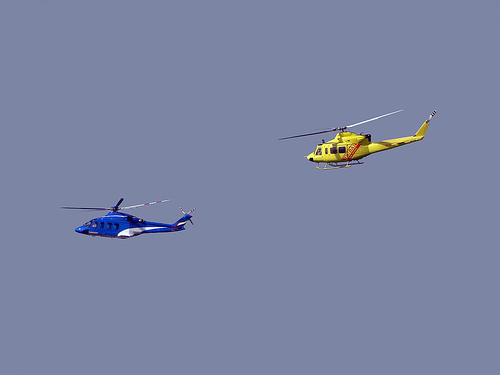
//> input picture coptor.jpg, 500 x 375 px
$ ./main   (built with g++ and OpenCV 4)
//> lines starting //> are read from the running program, lines starting //| are printed output that depends on the picture; after the words box and inside, x2 and y2 are one past the last pixel; in counts of white or black regions, pixels touching at a corner belong together
### orientation_map.hpp
#ifndef ORIENTATION_MAP_HPP_INCLUDED
#define ORIENTATION_MAP_HPP_INCLUDED

#include <opencv2/core/core.hpp>
#include <opencv2/imgproc/imgproc.hpp>
#include <opencv2/highgui/highgui.hpp>
#include <iostream>

using namespace cv;
vector<Mat> getGaborImages(Mat img, int kernelSize);

Mat getAggOrientationMap(Mat intensityImage);

#endif // ORIENTATION_MAP_HPP_INCLUDED

### intensity_map.hpp
#ifndef INTENSITYMAP_HPP_INCLUDED
#define INTENSITYMAP_HPP_INCLUDED

#include <opencv2/core/core.hpp>
#include <opencv2/imgproc/imgproc.hpp>
#include <opencv2/highgui/highgui.hpp>
#include <iostream>
#include <stdlib.h>

#include <stdio.h>
using namespace cv;

Mat findIntensityImage(cv::Mat rgbImage);
vector<Mat> intFeatureMaps(vector<Mat> intPyr);
Mat findAggIntMap(Mat intensityImage);

#endif // INTENSITYMAP_HPP_INCLUDED

### common_utils.hpp
#ifndef COMMON_UTILS_HPP_INCLUDED
#define COMMON_UTILS_HPP_INCLUDED

#include <opencv2/core/core.hpp>
#include <opencv2/imgproc/imgproc.hpp>
#include <opencv2/highgui/highgui.hpp>
#include <iostream>

using namespace cv;
long timestamp();
vector<Mat> getPyramid(cv::Mat image, int level);

Mat aggregateFeatureMap(vector<Mat> featureMap);

#endif // UTILS_HPP_INCLUDED

### colorMap.hpp
#ifndef COLORMAP_HPP_INCLUDED
#define COLORMAP_HPP_INCLUDED

#include <opencv2/core/core.hpp>
#include <opencv2/imgproc/imgproc.hpp>
#include <opencv2/highgui/highgui.hpp>
#include <iostream>
using namespace cv;
Mat normalizeRgbImage(Mat rgbImg, Mat intImg);
vector<Mat> createColorChanels(Mat img);
vector<Mat> colorFeatureMap(vector<Mat> rgbyCh);
Mat findAggColorMap(Mat testImg, Mat intensityImage);

#endif // COLORMAP_HPP_INCLUDED

### orientation_map.cpp
/*
 * Author: Gopalakrishna Hegde and team (A2Zed)
 * Date: 8 Oct 2014
 *
 *
 */


#include "orientation_map.hpp"
#include "intensity_map.hpp"
#include "common_utils.hpp"
//#define ORIENTATION_DEBUG

// Returns 0,45,90,135 deg rotated and filtered images.
vector<Mat> getGaborImages(Mat img, int kernelSize)
{
    double sigma = 3;
    double lambda = CV_PI;
    double gamma = 1;
    double psi = 0;
    vector<Mat> gaborImg(4);
    Mat dst;

    Mat kernel = getGaborKernel(Size(kernelSize, kernelSize), sigma, 0, lambda, gamma, psi, CV_32F);
    filter2D(img, dst, -1, kernel);
    gaborImg[0] = dst;

    kernel = getGaborKernel(Size(kernelSize, kernelSize), sigma, CV_PI/4, lambda, gamma, psi, CV_32F);
    filter2D(img, dst, -1, kernel);
    gaborImg[1] = dst;

    kernel = getGaborKernel(Size(kernelSize, kernelSize), sigma, CV_PI/2, lambda, gamma, psi, CV_32F);
    filter2D(img, dst, -1, kernel);
    gaborImg[2] = dst;

    kernel = getGaborKernel(Size(kernelSize, kernelSize), sigma, (3*CV_PI)/4, lambda, gamma, psi, CV_32F);
    filter2D(img, dst, -1, kernel);
    gaborImg[3] = dst;
#ifdef ORIENTATION_DEBUG
    namedWindow( "img45", CV_WINDOW_AUTOSIZE );
    imshow( "img45", gaborImg[1]);
#endif // ORIENTATION_DEBUG


    return gaborImg;


}

// find the final orientation map.
// TODO: Normalization of all maps before finding final map.
Mat getAggOrientationMap(Mat intensityImage)
{
    vector<Mat> gaborImg = getGaborImages(intensityImage, 5);

    vector<Mat> gaborPyr0(9);
    vector<Mat> gaborPyr45(9);
    vector<Mat> gaborPyr90(9);
    vector<Mat> gaborPyr135(9);

    vector<Mat> orMap0(6);
    vector<Mat> orMap45(6);
    vector<Mat> orMap90(6);
    vector<Mat> orMap135(6);

    vector<Mat> orMap(24);

    // First find the gabor pyramid
    gaborPyr0 = getPyramid(gaborImg[0], 9);
    gaborPyr45 = getPyramid(gaborImg[1], 9);
    gaborPyr90 = getPyramid(gaborImg[2], 9);
    gaborPyr135 = getPyramid(gaborImg[3], 9);

    orMap0 = intFeatureMaps(gaborPyr0);
    orMap45 = intFeatureMaps(gaborPyr45);
    orMap90 = intFeatureMaps(gaborPyr90);
    orMap135 = intFeatureMaps(gaborPyr135);

    Mat aggMap0 = aggregateFeatureMap(orMap0);
    Mat aggMap45 = aggregateFeatureMap(orMap45);
    Mat aggMap90 = aggregateFeatureMap(orMap90);
    Mat aggMap135 = aggregateFeatureMap(orMap135);

    Mat tmpAgg1, tmpAgg2, orAggMap;
    add(aggMap0, aggMap45, tmpAgg1);
    add(aggMap90, aggMap135, tmpAgg2);

    add(tmpAgg1, tmpAgg2, orAggMap);
#ifdef ORIENTATION_DEBUG
    namedWindow("aggOrMap", CV_WINDOW_AUTOSIZE);
    imshow("aggOrMap", orAggMap);
#endif //ORIENTATION_DEBUG
    return orAggMap;


}

### intensity_map.cpp
/*
 * Author: Gopalakrishna Hegde and team (A2Zed)
 * Date: 8 Oct 2014
 *
 *
 */


#include "intensity_map.hpp"
#include "common_utils.hpp"
//#define INT_DEBUG

// API to find the intensity image from rgb image.
Mat findIntensityImage(cv::Mat rgbImage)
{
	vector<Mat> rgb;
	split(rgbImage, rgb);

	Mat intensityImage = (rgb[0] + rgb[1] + rgb[2])/3;
	return intensityImage;

#ifdef INT_DEBUG
    namedWindow( "Intensity Image", CV_WINDOW_AUTOSIZE );
    imshow( "Intensity Image", intensityImage );
#endif // INT_DEBUG
}

// Find the intensity/orientation 6 feature maps
// TODO: move this API to common_utils
vector<Mat> intFeatureMaps(vector<Mat> intPyr)
{
	int c, s, delta, up;
	vector<Mat> intMap(6);
	Mat tmp,dst;

	std::cout << "feature map calculation \n";
	for (c = 2; c <= 4; c++)
	{
		for(delta = 3;delta <= 4;delta++)
		{
			// Scale up
			tmp = intPyr[c + delta];
			for (up = 1; up <= delta; up++)
			{
                pyrUp( tmp, dst, Size( tmp.cols*2, tmp.rows*2 ));
				tmp = dst;
			}
			// Size of images should be same for subtraction
			// scuuessive scale down and scale up ulters the size if the size if not power of 2
			if (intPyr[c].size() != dst.size())
			{
                // Opencv rounds up the size to upper value if the size is odd while scaling down
                // Hence we discard the extra row/col while subtracting
                intMap[2*c + delta-7] = intPyr[c] - dst(Range(0,intPyr[c].rows), Range(0, intPyr[c].cols));
                std::cout << "image size mismatch; need to throw few rows and cols\n" ;
            }
            else
            {
                intMap[2*c+ delta-7] = intPyr[c] - dst;
            }
		}
	}
#ifdef INT_DEBUG
	namedWindow( "map_2_5", CV_WINDOW_AUTOSIZE );
    imshow( "map_2_5", intMap[0]);

    namedWindow( "map_3_6", CV_WINDOW_AUTOSIZE );
    imshow( "map_3_6", intMap[2]);

    namedWindow( "map_4_7", CV_WINDOW_AUTOSIZE );
    imshow( "map_4_7", intMap[4]);
#endif // INT_DEBUG

	return intMap;
}
// Find the final aggregate intensity map at level 4
Mat findAggIntMap(Mat intensityImage)
{
    vector<Mat> intPyramid;
    vector<Mat> intMaps;
    Mat aggMap;

    // Find the intensity pyramid
    intPyramid = getPyramid(intensityImage, 9);
    // calculate intensity feature maps
    intMaps = intFeatureMaps(intPyramid);
    // TODO: Normalization has to be done !!!
    // find the aggregate feature map
    aggMap = aggregateFeatureMap(intMaps);
#ifdef INT_DEBUG
    namedWindow( "Agg int map", CV_WINDOW_AUTOSIZE );
    imshow( "Agg int map", aggMap);
#endif // INT_DEBUG
    return aggMap;
}

### common_utils.cpp
/*
 * Author: Gopalakrishna Hegde and team (A2Zed)
 * Date: 8 Oct 2014
 *
 *
 */

#include "common_utils.hpp"
#include <sys/time.h>

// Utility to measure run time
// runtime = end timestamp - start timestamp (in microsec)
long timestamp()
{
	struct timeval current_time;
	gettimeofday(&current_time, NULL);
	return (current_time.tv_sec * 1000000 + current_time.tv_usec);
}

// API that returns gaussian pyramid of given level
vector<Mat> getPyramid(cv::Mat image, int level)
{
	vector<Mat> intPyramid;
	buildPyramid(image, intPyramid, level, BORDER_DEFAULT);
	return intPyramid;
}


// Find combined feature map at level 4.
Mat aggregateFeatureMap(vector<Mat> featureMap)
{
    Mat aggMap, tmp,dst;
    int c, delta, down;

    // add maps at level 4.. featureMap[4] and [5] stores these maps
    cv::add(featureMap[4] ,featureMap[5], aggMap); // saturate add

    for (c = 2;c <= 3; c++)
    {
        for (delta = 3; delta <= 4; delta++)
        {
            tmp = featureMap[2*c + delta - 7]; // I(2,5) is stored on Map[0]
            for (down = 1; down <= 4 - c; down++)
            {
                pyrDown(tmp, dst);
                tmp = dst;
            }
            if ( aggMap.size() == dst.size())
            {
                 cv::add(aggMap, dst, aggMap);
            }
            else
            {
                cv::add(aggMap, dst(Range(0, aggMap.rows), Range(0, aggMap.cols)), aggMap);
            }
        }
    }
    return aggMap;
}

### colorMap.cpp
/*
 * Author: Gopalakrishna Hegde and team (A2Zed)
 * Date: 8 Oct 2014
 *
 *
 */


#include "colorMap.hpp"
#include "common_utils.hpp"
//#define COLOR_DEBUG

// Normalize the color image based on intensity image
Mat normalizeRgbImage(Mat rgbImg, Mat intImg)
{

    double maxIntensity;
    int row, col;
    Mat tmpImg = rgbImg;
    // Find the max intensity in the intensity image.
    cv::minMaxLoc(intImg, NULL, &maxIntensity, NULL, NULL);

    Vec3b zero(0,0,0);

    if (tmpImg.size() != intImg.size())
    {
        std::cout << "Image size mismatch";
        exit(0);
    }
    // Normalization of all channels
    // Pixels are normalized only if the corresponding pixel in the intensity image is more than 10% of max intensity
    for (row = 0; row < rgbImg.rows; row++)
    {
        for (col= 0; col < rgbImg.cols; col++)
        {

            if (intImg.at<uchar>(row, col) >= (0.1* maxIntensity))
            {
                tmpImg.at<Vec3b>(row, col)[0] = saturate_cast<uchar>( (UINT8_MAX *tmpImg.at<Vec3b>(row, col)[0])/maxIntensity );
                tmpImg.at<Vec3b>(row, col)[1] = saturate_cast<uchar>( (UINT8_MAX *tmpImg.at<Vec3b>(row, col)[1])/maxIntensity );
                tmpImg.at<Vec3b>(row, col)[2] = saturate_cast<uchar>( (UINT8_MAX *tmpImg.at<Vec3b>(row, col)[2])/maxIntensity );
            }
            else
            {
                tmpImg.at<Vec3b>(row,col) = zero;
            }
        }
    }
#ifdef COLOR_DEBUG
    namedWindow( "norm image", CV_WINDOW_AUTOSIZE );
    imshow( "norm image", tmpImg);
#endif // COLOR_DEBUG
    return tmpImg;

}

// API to create R, G, B , Y color channels
vector<Mat> createColorChanels(Mat img) // Working
{
    vector<Mat> colorCh(4);
    vector<Mat> chanels;

    split(img, chanels);
    colorCh[0] = chanels[2] - ((chanels[1] + chanels[0])/2); // R channel
    colorCh[1] = chanels[1] - ((chanels[0] + chanels[2])/2); // G channel
    colorCh[2] = chanels[0] - ((chanels[0] + chanels[1])/2); // B channel
    // TODO: set -ve values in Y channel to 0
    colorCh[3] = (((chanels[2] + chanels[1])/2) - abs(chanels[2] - chanels[1])/2 - chanels[0]); // Y channel
    threshold(colorCh[3], colorCh[3],0,UINT8_MAX,THRESH_TOZERO);
#ifdef COLOR_DEBUG
    namedWindow( "R ch", CV_WINDOW_AUTOSIZE );
    imshow( "R ch", colorCh[0]);

    namedWindow( "G ch", CV_WINDOW_AUTOSIZE );
    imshow( "G ch", colorCh[1]);

    namedWindow( "B ch", CV_WINDOW_AUTOSIZE );
    imshow( "B ch", colorCh[2]);

    namedWindow( "Y ch", CV_WINDOW_AUTOSIZE );
    imshow( "Y ch", colorCh[3]);
#endif // COLOR_DEBUG

    return colorCh;
}

// API to find 12 color maps
vector<Mat> colorFeatureMap(vector<Mat> rgbyCh)
{
    int c, delta, up;
    vector<Mat> colorMap(12); // first 6 -> RG maps next 6 BY maps
    vector<Mat> rPyr(9);
    vector<Mat> gPyr(9);
    vector<Mat> bPyr(9);
    vector<Mat> yPyr(9);

    // Find pyramids of color channels
    rPyr = getPyramid(rgbyCh[0], 9);
    gPyr = getPyramid(rgbyCh[1], 9);
    bPyr = getPyramid(rgbyCh[2], 9);
    yPyr = getPyramid(rgbyCh[3], 9);

    Mat tmpRG, tmpBY, dstRG, dstBY;

    for (c = 2; c <= 4; c++)
	{
		for(delta = 3;delta <= 4;delta++)
		{
			// Scale up
			//tmp = intPyr[c + delta];
			tmpRG = gPyr[c + delta] - rPyr[c + delta];
			tmpBY = yPyr[c + delta] - bPyr[c + delta];
			for (up = 1; up <= delta; up++)
			{
                pyrUp( tmpRG, dstRG, Size( tmpRG.cols*2, tmpRG.rows*2 ));
				tmpRG = dstRG;
				pyrUp( tmpBY, dstBY, Size( tmpBY.cols*2, tmpBY.rows*2 ));
				tmpBY = dstBY;
			}
			// Size of images should be same for subtraction
			// scuuessive scale down and scale up ulters the size if the size if not power of 2
			if (rPyr[c].size() != dstRG.size())
			{
                // Opencv rounds up the size to upper value if the size is odd while scaling down
                // Hence we discard the extra row/col while subtracting
				// C(2,5) is stored in colorMap[0] and so on.... hence the magic expression "2*c+delta-7" !!!
                colorMap[2*c + delta-7] = abs((rPyr[c] - gPyr[c]) - dstRG(Range(0,rPyr[c].rows), Range(0, rPyr[c].cols)));
                colorMap[2*c + delta-7+6] = abs((bPyr[c] - yPyr[c]) - dstBY(Range(0,rPyr[c].rows), Range(0, rPyr[c].cols)));
                std::cout << "image size mismatch; need to throw few rows and cols" ;
            }
            else
            {
                colorMap[2*c+ delta-7] = abs((rPyr[c] - gPyr[c]) - dstRG);
                colorMap[2*c+ delta-7+6] = abs((bPyr[c] - yPyr[c]) - dstBY);
            }
		}
	}
#ifdef COLOR_DEBUG
	namedWindow( "cmap0", CV_WINDOW_AUTOSIZE );
    imshow( "cmap0", colorMap[0]);

    namedWindow( "cmap6", CV_WINDOW_AUTOSIZE );
    imshow( "cmap6", colorMap[6]);
#endif // COLOR_DEBUG

    return colorMap;

}

// Find final color map
// TODO: Normalization of all color maps before
Mat findAggColorMap(Mat testImg, Mat intensityImage)
{
    Mat normImg = normalizeRgbImage(testImg, intensityImage);
    vector<Mat> colorCh = createColorChanels(normImg);
    vector<Mat> colorMap = colorFeatureMap(colorCh); // 12 maps, 0->5 RG maps, 6->11 BY maps
    // Add RG and BY maps at respective scales
    vector<Mat> RGBYMap(6);

    for (int i = 0; i < 6;i++)
    {
        cv:add(colorMap[i], colorMap[i+6], RGBYMap[i]);
    }

    Mat aggMap = aggregateFeatureMap(RGBYMap);
#ifdef COLOR_DEBUG
    namedWindow( "Agg color map", CV_WINDOW_AUTOSIZE );
    imshow( "Agg color map", aggMap);
#endif // COLOR_DEBUG
    return aggMap;
}

### main.cpp
/*
 * Author: Gopalakrishna Hegde and team (A2Zed)
 * Date: 8 Oct 2014
 *
 *
 */


#include <opencv2/core/core.hpp>
#include <opencv2/imgproc/imgproc.hpp>
#include <opencv2/highgui/highgui.hpp>
#include <math.h>
#include <stdlib.h>
#include <iostream>
#include <stdio.h>
#include "colorMap.hpp"
#include "common_utils.hpp"
#include "intensity_map.hpp"
#include "orientation_map.hpp"

using namespace cv;
//#define DEBUG


/**
 * @function main
 */
int main( int argc, char** argv )
{
	cv::Mat intensityImage;
	vector<Mat> intPyramid;
	Mat intMap, colorMap, orMap;
	long total_time , int_time, color_time, ori_time;

	total_time = timestamp();
    Mat testImg  = imread( "coptor.jpg" );
//> testImg is the input picture: 375 rows x 500 cols, CV_8UC3; mean B, G, R 162.6, 132.4, 123.6
    //Mat testImg  = imread( "GlobalRarity.png" );
    if( !testImg.data )
    {
		printf(" No data! -- Exiting the program \n");
        return -1;
	}

	//namedWindow("Original Image", CV_WINDOW_AUTOSIZE);
	//imshow("Original Imgae", testImg);
	int_time = timestamp();
	intensityImage = findIntensityImage(testImg);

	intMap = findAggIntMap(intensityImage);
//> in getPyramid, `buildPyramid(image, intPyramid, level, BORDER_DEFAULT);`:
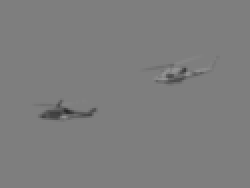
//> intPyramid[2]: 94 rows x 125 cols, CV_8UC1 (shown 2 times larger); min 39, max 148, mean 125.3
//> after the loop in intFeatureMaps, `for (c = 2; c <= 4; c++)`: tmp: 32 rows x 32 cols, CV_8UC1; every value is 125
//> after the loop in intFeatureMaps, `for (c = 2; c <= 4; c++)`:
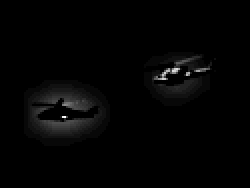
//> intMap[0]: 94 rows x 125 cols, CV_8UC1 (shown 2 times larger); min 0, max 30, mean 0.4; drawn with min black and max white
//> after the loop in aggregateFeatureMap, `for (c = 2;c <= 3; c++)`:
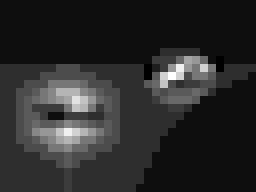
//> aggMap: 24 rows x 32 cols, CV_8UC1 (shown 8 times larger); min 0, max 17, mean 2.87; drawn with min black and max white

	std::cout << "int time =" << (timestamp() - int_time) << "\n";
	color_time = timestamp();
	colorMap = findAggColorMap(testImg, intensityImage);
//> in normalizeRgbImage, `cv::minMaxLoc(intImg, NULL, &maxIntensity, NULL, NULL);`: maxIntensity = 170
//> after the loop in normalizeRgbImage, `for (row = 0; row < rgbImg.rows; row++)`:
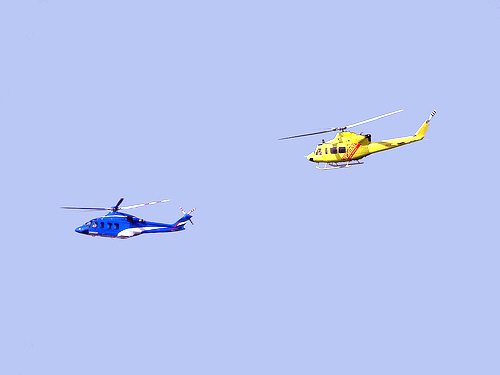
//> tmpImg: 375 rows x 500 cols, CV_8UC3; mean B, G, R 243.6, 198.6, 185
//> in createColorChanels, `split(img, chanels);`:
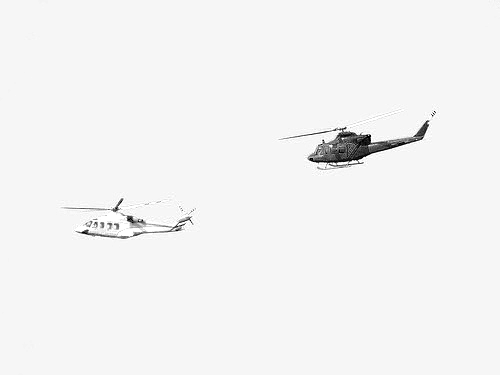
//> chanels[0]: 375 rows x 500 cols, CV_8UC1; min 0, max 255, mean 243.6
//> in createColorChanels, `split(img, chanels);`:
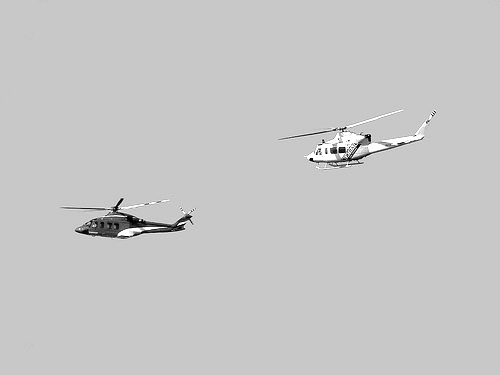
//> chanels[1]: 375 rows x 500 cols, CV_8UC1; min 0, max 255, mean 198.6
//> after the loop in colorFeatureMap, `for (c = 2; c <= 4; c++)`: tmpRG: 32 rows x 32 cols, CV_8UC1; every value is 0
//> in aggregateFeatureMap (call 2), `cv::add(featureMap[4] ,featureMap[5], aggMap);`:
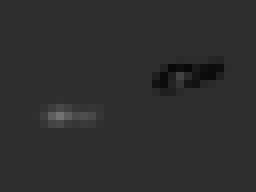
//> aggMap: 24 rows x 32 cols, CV_8UC1 (shown 8 times larger); min 8, max 114, mean 45.8
	std::cout << "color time =" << (timestamp() - color_time) << "\n";

	ori_time = timestamp();
	orMap = getAggOrientationMap(intensityImage);

	std::cout << "ori time =" << (timestamp() - ori_time) << "\n";
	Mat finalMap = (intMap + colorMap + orMap )/3;
	std::cout << "total time =" << (timestamp() - total_time) << "\n";
	namedWindow("final map", CV_WINDOW_AUTOSIZE);
	imshow("final map", finalMap);

	Mat tmpFinalMap;
	for(int up = 1; up<=4; up++)
	{
        pyrUp(finalMap, tmpFinalMap);
        finalMap = tmpFinalMap;
	}
    //namedWindow("final map", CV_WINDOW_AUTOSIZE);
	//imshow("final map", finalMap);

	//threshold(tmpFinalMap, finalMap,120,UINT8_MAX,THRESH_BINARY);
	Mat thImg;
	inRange(finalMap, 100, 255, thImg);
    namedWindow("threshold map", CV_WINDOW_AUTOSIZE);
	imshow("threshold map", finalMap);

    vector<vector<Point> > contours;
    vector<Vec4i> hierarchy;

    findContours( thImg, contours, hierarchy,
        CV_RETR_CCOMP, CV_CHAIN_APPROX_SIMPLE );
//> contours = 3 contours; box (x1, y1, x2, y2) and area: (82, 201, 158, 241) 2069, (318, 129, 374, 168) 1602, (166, 215, 192, 231) 270

    // iterate through all the top-level contours,
    // draw each connected component with its own random color
    int idx = 0;
    for( ; idx >= 0; idx = hierarchy[idx][0] )
    {
        Scalar color( rand()&255, rand()&255, rand()&255 );
        drawContours( testImg, contours, idx, color, 3, 8, hierarchy );
    }
//> this loop made 3 passes
//> idx on passes 2 to 3: 1, 2
//> after the loop, idx = -1
    namedWindow( "Salient objects", CV_WINDOW_AUTOSIZE);
    imshow( "Salient objects", testImg );
	waitKey(0);
  return 0;
}

$ run again, with GlobalRarity.png saved as coptor.jpg
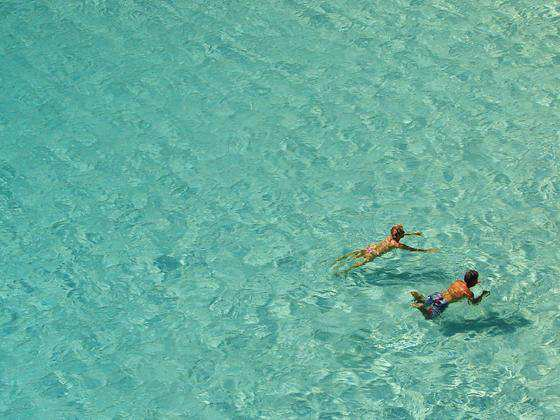
//> input picture GlobalRarity.png, 560 x 420 px
//> testImg is the input picture: 420 rows x 560 cols, CV_8UC3; mean B, G, R 159.2, 175.2, 103.1
//> maxIntensity = 170
//> after the loop in normalizeRgbImage, `for (row = 0; row < rgbImg.rows; row++)`:
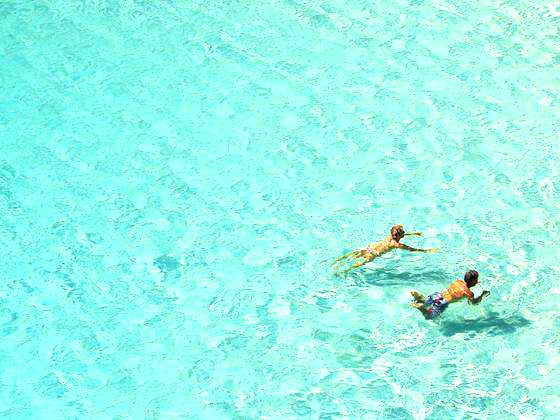
//> tmpImg: 420 rows x 560 cols, CV_8UC3; mean B, G, R 235.1, 247.8, 154.4
//> after the loop in colorFeatureMap, `for (c = 2; c <= 4; c++)`:
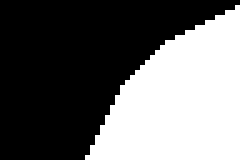
//> tmpBY: 32 rows x 48 cols, CV_8UC1 (shown 5 times larger); values 0 (black) and 1 (white), 41% white; 1 white region
//> contours = 7 contours; box (x1, y1, x2, y2) and area: (325, 210, 524, 344) 14248, (439, 386, 490, 432) 1841, (63, 251, 87, 289) 620, (507, 412, 528, 432) 302, (0, 180, 10, 214) 200, (381, 342, 395, 359) 132, (541, 0, 560, 12) 130
//> after the loop `for( ; idx >= 0; idx = hierarchy[idx][0] )`: idx = -1
